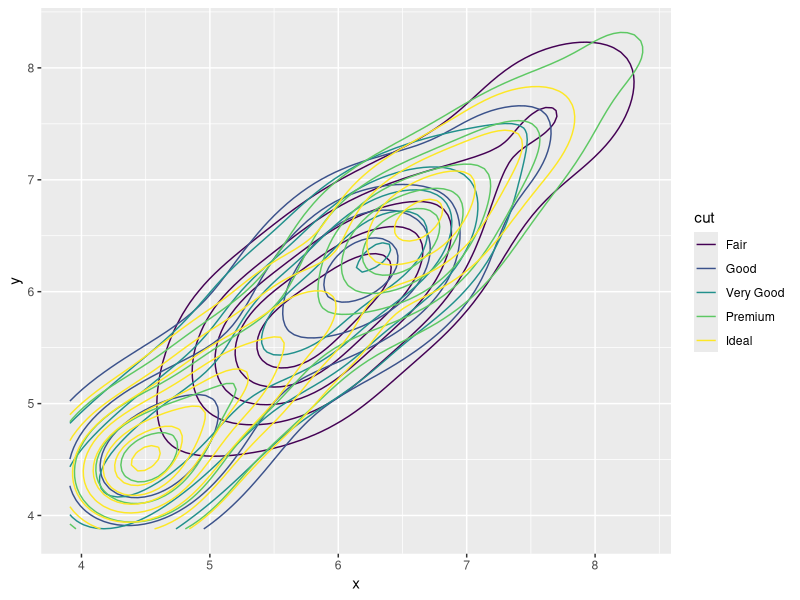
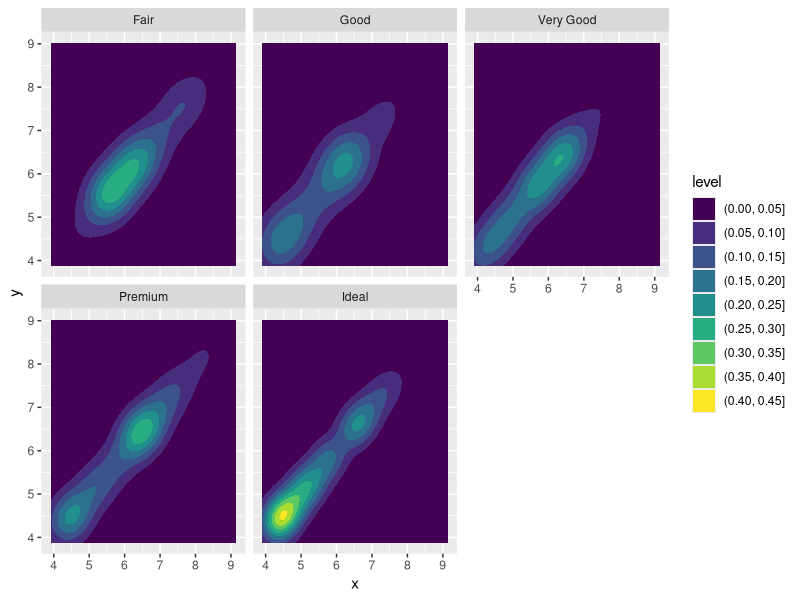
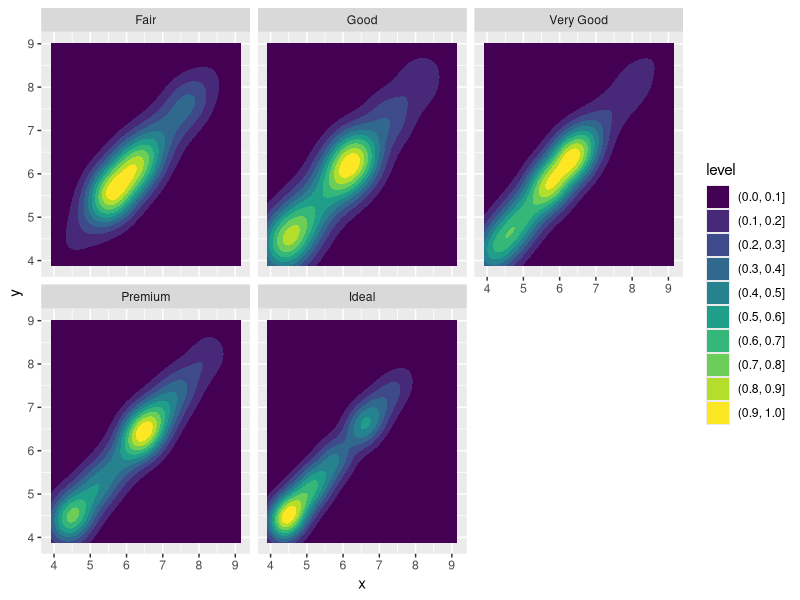
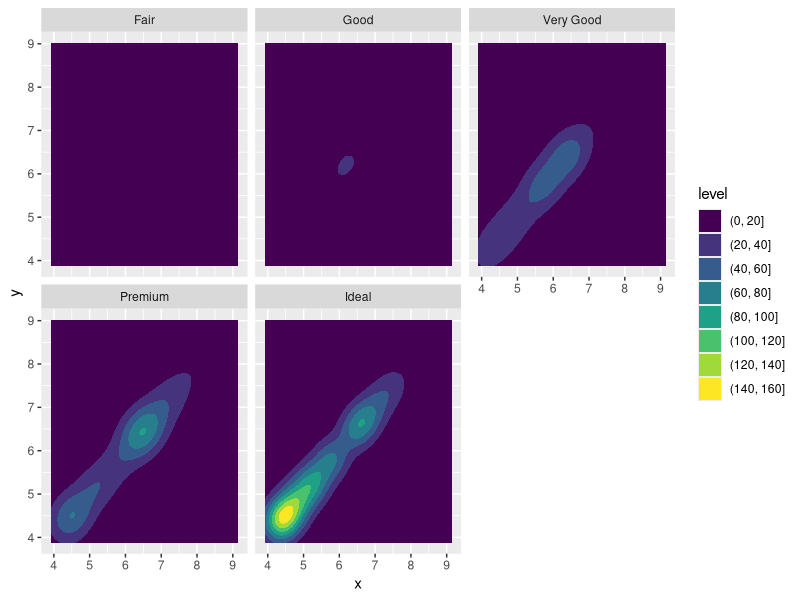
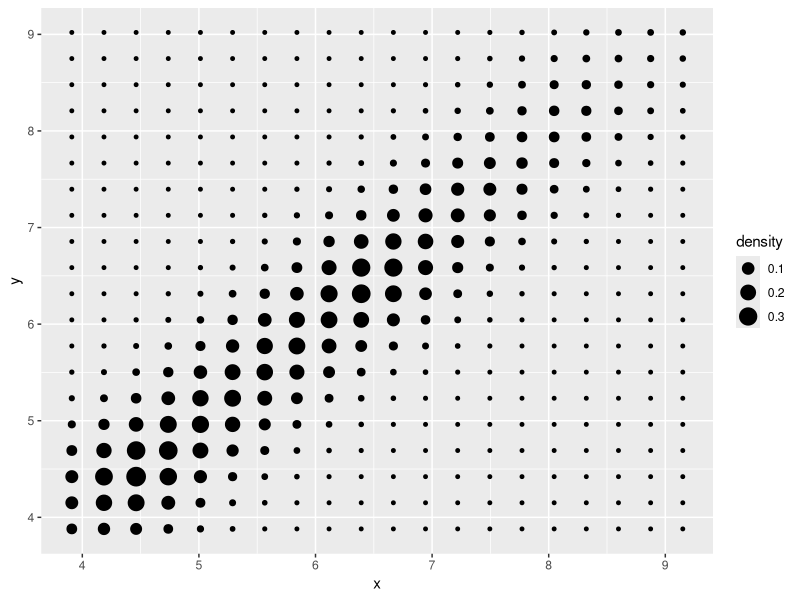
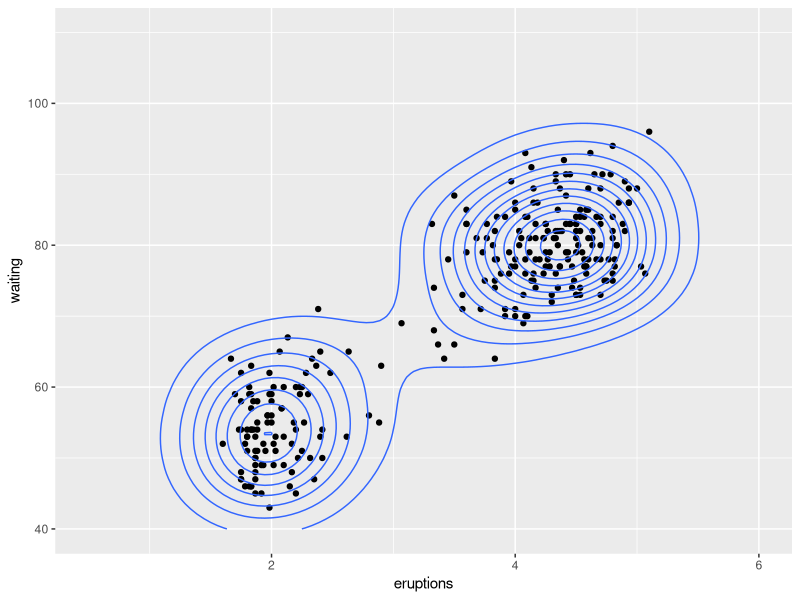

The R script that drew these images, in order:
#!/usr/bin/env Rscript
# this script does what?
library(ggplot2)
library(Cairo)

CairoPNG("fname.png", 800, 800)
m <- ggplot(faithful, aes(x = eruptions, y = waiting)) +
 geom_point() +
  xlim(0.5, 6) +
   ylim(40, 110)
# contour lines
m + geom_density_2d()
dev.off()

# \donttest{
# contour bands
# m + geom_density_2d_filled(alpha = 0.5)


# contour bands and contour lines
# m + geom_density_2d_filled(alpha = 0.5) +
  geom_density_2d(size = 0.25, colour = "black")

set.seed(4393)
dsmall <- diamonds[sample(nrow(diamonds), 1000), ]
d <- ggplot(dsmall, aes(x, y))
# If you map an aesthetic to a categorical variable, you will get a
# set of contours for each value of that variable
d + geom_density_2d(aes(colour = cut))

# If you draw filled contours across multiple facets, the same bins are
# used across all facets
d + geom_density_2d_filled() + facet_wrap(vars(cut))

# If you want to make sure the peak intensity is the same in each facet,
# use `contour_var = "ndensity"`.
d + geom_density_2d_filled(contour_var = "ndensity") + facet_wrap(vars(cut))

# If you want to scale intensity by the number of observations in each group,
# use `contour_var = "count"`.
d + geom_density_2d_filled(contour_var = "count") + facet_wrap(vars(cut))


# If we turn contouring off, we can use other geoms, such as tiles:
CairoPNG("fnam2.png", 800, 800)
d2 <- d + stat_density_2d(
  geom = "raster",
  aes(fill = after_stat(density)),
  contour = FALSE
) + scale_fill_viridis_c()
dev.off()

# Or points:
# not nice, but may be interesting from a retro point of view.
d + stat_density_2d(geom = "point", aes(size = after_stat(density)), n = 20, contour = FALSE)
